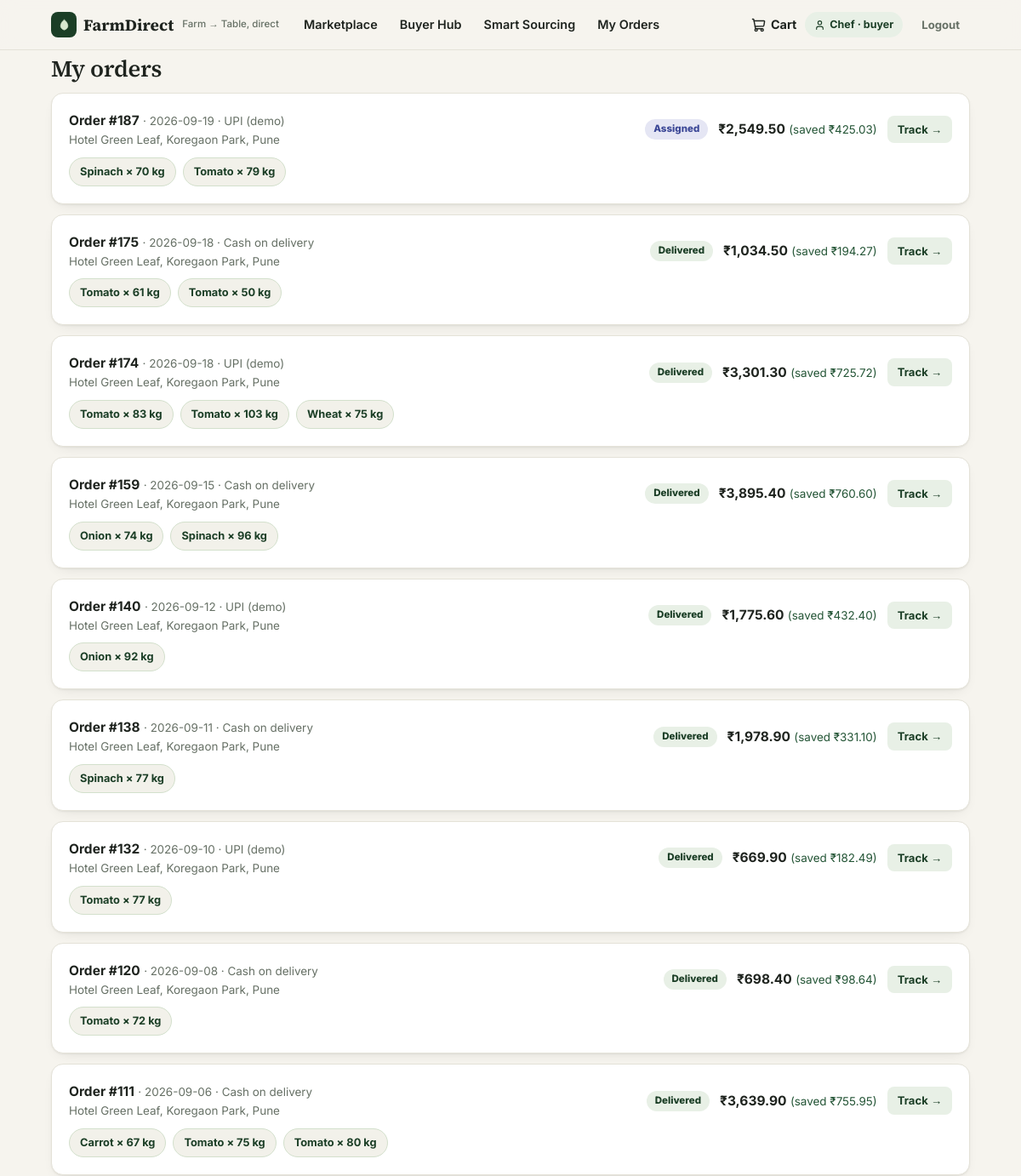
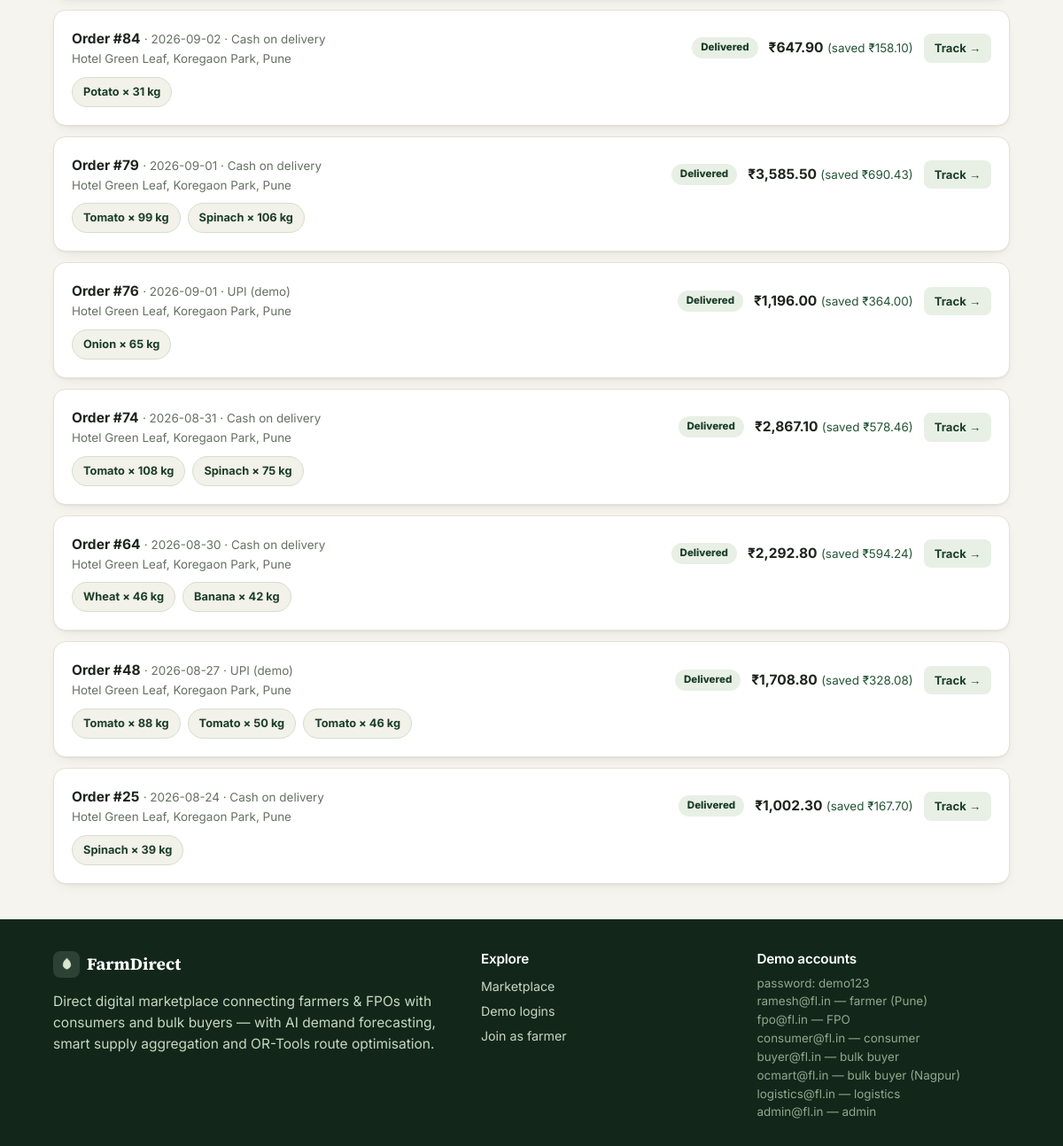
Page /orders (signed in) on the earlier database version (2 pictures, top to bottom).
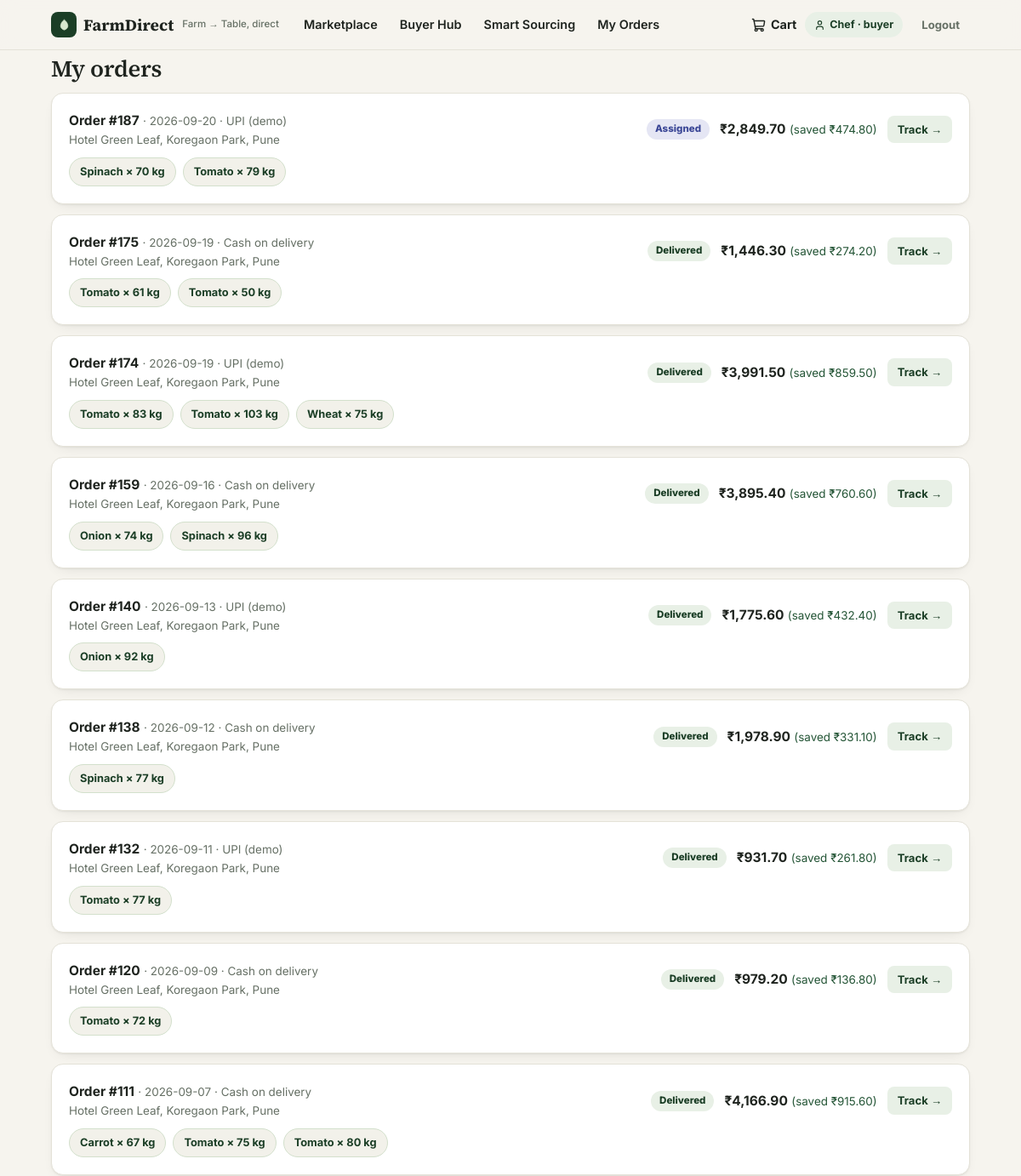
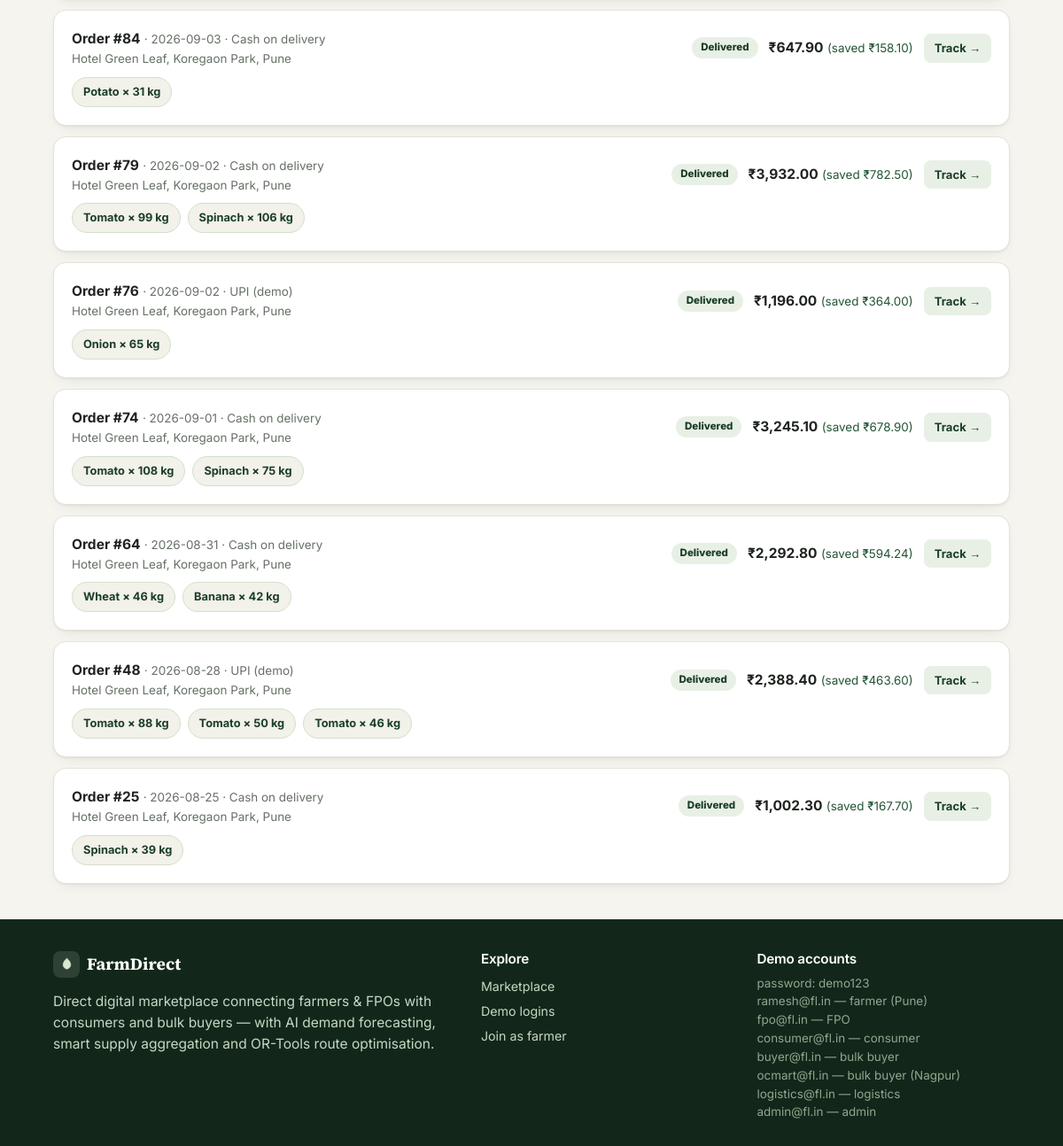
Same page on the later database version (2 pictures, top to bottom).
### tables this page shows
CREATE TABLE users(
  id INTEGER PRIMARY KEY AUTOINCREMENT, name TEXT NOT NULL, email TEXT UNIQUE NOT NULL,
  password_hash TEXT NOT NULL, role TEXT NOT NULL CHECK(role IN
    ('farmer','consumer','buyer','logistics','admin')),
  phone TEXT, address TEXT, lat REAL, lng REAL, depot_id INTEGER REFERENCES depots(id),
  created_at TEXT DEFAULT (date('now')));

CREATE TABLE orders(
  id INTEGER PRIMARY KEY AUTOINCREMENT, buyer_id INTEGER REFERENCES users(id),
  buyer_type TEXT DEFAULT 'retail', status TEXT DEFAULT 'placed',
  subtotal REAL, savings REAL, delivery_fee REAL, total REAL,
  payment_mode TEXT DEFAULT 'UPI (demo)', address TEXT, lat REAL, lng REAL,
  depot_id INTEGER REFERENCES depots(id),
  slot TEXT, placed_on TEXT DEFAULT (date('now')),
  created_ts TEXT DEFAULT (datetime('now','localtime')));

CREATE TABLE order_items(
  id INTEGER PRIMARY KEY AUTOINCREMENT, order_id INTEGER REFERENCES orders(id),
  listing_id INTEGER REFERENCES listings(id), farmer_id INTEGER,
  crop_id INTEGER, crop_name TEXT, qty REAL, price REAL, amount REAL);

### app.py (the view)
@app.route("/orders")
def orders():
    u = current_user()
    if not u:
        return redirect(url_for("login", next="/orders"))
    if u["role"] == "farmer":
        return redirect(url_for("farmer_dash"))
    if u["role"] == "logistics":
        return redirect(url_for("logistics"))
    my = q("SELECT * FROM orders WHERE buyer_id=? ORDER BY id DESC LIMIT 30", (u["id"],))
    items = q("SELECT oi.* FROM order_items oi JOIN orders o ON o.id=oi.order_id WHERE o.buyer_id=?", (u["id"],))
    by_order = {}
    for it in items:
        by_order.setdefault(it["order_id"], []).append(it)
    return render_template("orders.html", orders=my, items=by_order)

### app.py (called while the page is built)
def get_db():
    if "db" not in g:
        g.db = sqlite3.connect(DB)
        g.db.row_factory = sqlite3.Row
        g.db.execute("PRAGMA foreign_keys = ON")
    return g.db

@app.before_request
def set_today():
    g.today = date.today()

def q(sql, args=(), one=False):
    cur = get_db().execute(sql, args)
    rows = cur.fetchall()
    return (rows[0] if rows else None) if one else rows

def current_user():
    uid = session.get("uid")
    if not uid:
        return None
    if "cu" not in g:
        g.cu = q("SELECT * FROM users WHERE id=?", (uid,), one=True)
    return g.cu

def inr(v):
    try:
        v = round(float(v), 2)
    except (TypeError, ValueError):
        return "₹0"
    s = f"{v:,.2f}"
    whole, _, frac = s.partition(".")
    whole = whole.replace(",", "")
    if len(whole) > 3:
        head, tail = whole[:-3], whole[-3:]
        parts = []
        while len(head) > 2:
            parts.insert(0, head[-2:])
            head = head[:-2]
        if head:
            parts.insert(0, head)
        whole = ",".join(parts + [tail])
    return f"₹{whole}.{frac}"

def icon(name, size=18, cls=""):
    svg = _icon_svg(name)
    if not svg:
        return Markup(f"<span class='ico ico-missing {cls}' aria-hidden='true'></span>")
    svg = _ICON_OPEN_RE.sub(f'<svg width="{size}" height="{size}" class="ico {cls}" aria-hidden="true"', svg, count=1)
    return Markup(svg)

def brand_mark(size=18, cls=""):
    return Markup(
        f"<svg width='{size}' height='{size}' viewBox='0 0 24 24' fill='currentColor' stroke='none' "
        f"class='ico {cls}' aria-hidden='true'><path d='{_BRAND_MARK_PATH}'/></svg>")

@app.context_processor
def inject_globals():
    cart = session.get("cart", {})
    return dict(user=current_user(), cart_count=sum(cart.values()), today=date.today(),
                STEPS=STEPS, APP_NAME=APP_NAME, CARTO_API_KEY=CARTO_API_KEY,
                CARTO_TILE_URL=CARTO_TILE_URL)

### templates/orders.html (shortened to what this page needs)
{% extends "base.html" %}
{% from "_macros.html" import badge_status %}
{% block content %}
<div class="wrap">
  <h1>My orders</h1>
  {% if orders %}
    {% for o in orders %}
    <div class="card order-card">
      <div class="oc-head">
        <div><b>Order #{{ o['id'] }}</b> <span class="fine">· {{ o['placed_on'] }} · {{ o['payment_mode'] }}</span>
          <div class="fine">{{ o['address'] }}</div></div>
        <div class="oc-right">
          {{ badge_status(o['status']) }}
          <div><b>{{ o['total']|inr }}</b> <span class="fine green">(saved {{ o['savings']|inr }})</span></div>
          <a class="btn soft sm" href="{{ url_for('track', oid=o['id']) }}">Track →</a>
        </div>
      </div>
      <div class="oc-items">
        {% for it in items.get(o['id'], []) %}
          <span class="mchip soft">{{ it['crop_name'] }} × {{ '%g'|format(it['qty']) }} kg</span>
        {% endfor %}
      </div>
    </div>
    {% endfor %}
  {% else %}
  <div class="card empty">No orders yet. <a href="{{ url_for('marketplace') }}">Start shopping →</a></div>
  {% endif %}
</div>
{% endblock %}

### templates/base.html (shortened to what this page needs)
<!doctype html>
<html lang="en">
<head>
<link rel="stylesheet" href="{{ url_for('static', filename='vendor/leaflet/leaflet.css') }}">
<link rel="stylesheet" href="{{ url_for('static', filename='css/style.css') }}">
</head>
<body>
<header class="topbar">
  <div class="wrap nav">
    <a class="brand" href="{{ url_for(({'farmer':'farmer_dash','buyer':'buyer_dash','logistics':'logistics','admin':'admin','consumer':'consumer_dash'}.get(user.role) if user else None) or 'index') }}">
      <span class="mark">{{ brand_mark(17) }}</span> <b>{{ APP_NAME }}</b><span class="tagline">Farm → Table, direct</span>
    </a>
    <nav class="links">
      {% if not user or user.role != 'logistics' %}<a href="{{ url_for('marketplace') }}">Marketplace</a>{% endif %}
      {% if user and user.role == 'farmer' %}
        <a href="{{ url_for('farmer_dash') }}">Dashboard</a>
        <a href="{{ url_for('farmer_insights') }}">AI Insights</a>
        <a href="{{ url_for('farmer_listings') }}">My Listings</a>
      {% elif user and user.role == 'buyer' %}
        <a href="{{ url_for('buyer_dash') }}">Buyer Hub</a>
        <a href="{{ url_for('buyer_aggregate') }}">Smart Sourcing</a>
        <a href="{{ url_for('orders') }}">My Orders</a>
      {% elif user and user.role == 'consumer' %}
        <a href="{{ url_for('consumer_dash') }}">Dashboard</a>
        <a href="{{ url_for('orders') }}">My Orders</a>
      {% elif user and user.role == 'logistics' %}
        <a href="{{ url_for('logistics') }}">Logistics Console</a>
      {% elif user and user.role == 'admin' %}
        <a href="{{ url_for('admin') }}">Admin</a>
        <a href="{{ url_for('logistics') }}">Logistics</a>
      {% endif %}
    </nav>
    <div class="nav-right">
      {% if user %}
        {% if user.role in ('consumer', 'buyer') %}
          <a class="cart" href="{{ url_for('cart') }}">{{ icon('shopping-cart', 17) }} Cart{% if cart_count %} <span class="pill">{{ cart_count }}</span>{% endif %}</a>
        {% endif %}
        <span class="chip">{{ icon('user', 13) }} {{ user.name.split(' ')[0] }} · {{ user.role }}</span>
        <form method="post" action="{{ url_for('logout') }}" class="inline"><button class="btn ghost sm">Logout</button></form>
      {% else %}
        <a class="btn ghost sm" href="{{ url_for('login') }}">Login</a>
        <a class="btn primary sm" href="{{ url_for('register') }}">Join free</a>
      {% endif %}
    </div>
  </div>
</header>
<main>{% block content %}{% endblock %}</main>
<footer>
  <div class="wrap cols">
    <div>
      <div class="brand"><span class="mark">{{ brand_mark(17) }}</span> <b>{{ APP_NAME }}</b></div>
      <p>Direct digital marketplace connecting farmers &amp; FPOs with consumers and bulk buyers — with AI demand forecasting, smart supply aggregation and OR-Tools route optimisation.</p>
    </div>
    <div>
      <h4>Explore</h4>
      <a href="{{ url_for('marketplace') }}">Marketplace</a>
      <a href="{{ url_for('login') }}">Demo logins</a>
      <a href="{{ url_for('register') }}">Join as farmer</a>
    </div>
    <div>
      <h4>Demo accounts</h4>
      <span class="fine">password: demo123</span>
      <span class="fine">ramesh@fl.in — farmer (Pune)</span>
      <span class="fine">fpo@fl.in — FPO</span>
      <span class="fine">consumer@fl.in — consumer</span>
      <span class="fine">buyer@fl.in — bulk buyer</span>
      <span class="fine">ocmart@fl.in — bulk buyer (Nagpur)</span>
      <span class="fine">logistics@fl.in — logistics</span>
      <span class="fine">admin@fl.in — admin</span>
    </div>
  </div>
</footer>
</body>
</html>

### templates/_macros.html (shortened to what this page needs)
{% macro badge_status(s) %}<span class="badge st-{{ s }}">{{ s|replace('_',' ') }}</span>{% endmacro %}

Differences in the rows shown:
changed orders "Assigned": placed_on "2026-09-19" → "2026-09-20"; total|inr "₹2,549.50" → "₹2,849.70"; savings|inr "₹425.03" → "₹474.80"
changed orders id 175: placed_on "2026-09-18" → "2026-09-19"; total|inr "₹1,034.50" → "₹1,446.30"; savings|inr "₹194.27" → "₹274.20"
changed orders id 174: placed_on "2026-09-18" → "2026-09-19"; total|inr "₹3,301.30" → "₹3,991.50"; savings|inr "₹725.72" → "₹859.50"
changed orders id 159: placed_on "2026-09-15" → "2026-09-16"
changed orders id 140: placed_on "2026-09-12" → "2026-09-13"
changed orders id 138: placed_on "2026-09-11" → "2026-09-12"
changed orders id 132: placed_on "2026-09-10" → "2026-09-11"; total|inr "₹669.90" → "₹931.70"; savings|inr "₹182.49" → "₹261.80"
changed orders id 120: placed_on "2026-09-08" → "2026-09-09"; total|inr "₹698.40" → "₹979.20"; savings|inr "₹98.64" → "₹136.80"
changed orders id 111: placed_on "2026-09-06" → "2026-09-07"; total|inr "₹3,639.90" → "₹4,166.90"; savings|inr "₹755.95" → "₹915.60"
changed orders id 84: placed_on "2026-09-02" → "2026-09-03"
changed orders id 79: placed_on "2026-09-01" → "2026-09-02"; total|inr "₹3,585.50" → "₹3,932.00"; savings|inr "₹690.43" → "₹782.50"
changed orders id 76: placed_on "2026-09-01" → "2026-09-02"
changed orders id 74: placed_on "2026-08-31" → "2026-09-01"; total|inr "₹2,867.10" → "₹3,245.10"; savings|inr "₹578.46" → "₹678.90"
changed orders id 64: placed_on "2026-08-30" → "2026-08-31"
changed orders id 48: placed_on "2026-08-27" → "2026-08-28"; total|inr "₹1,708.80" → "₹2,388.40"; savings|inr "₹328.08" → "₹463.60"
changed orders id 25: placed_on "2026-08-24" → "2026-08-25"
